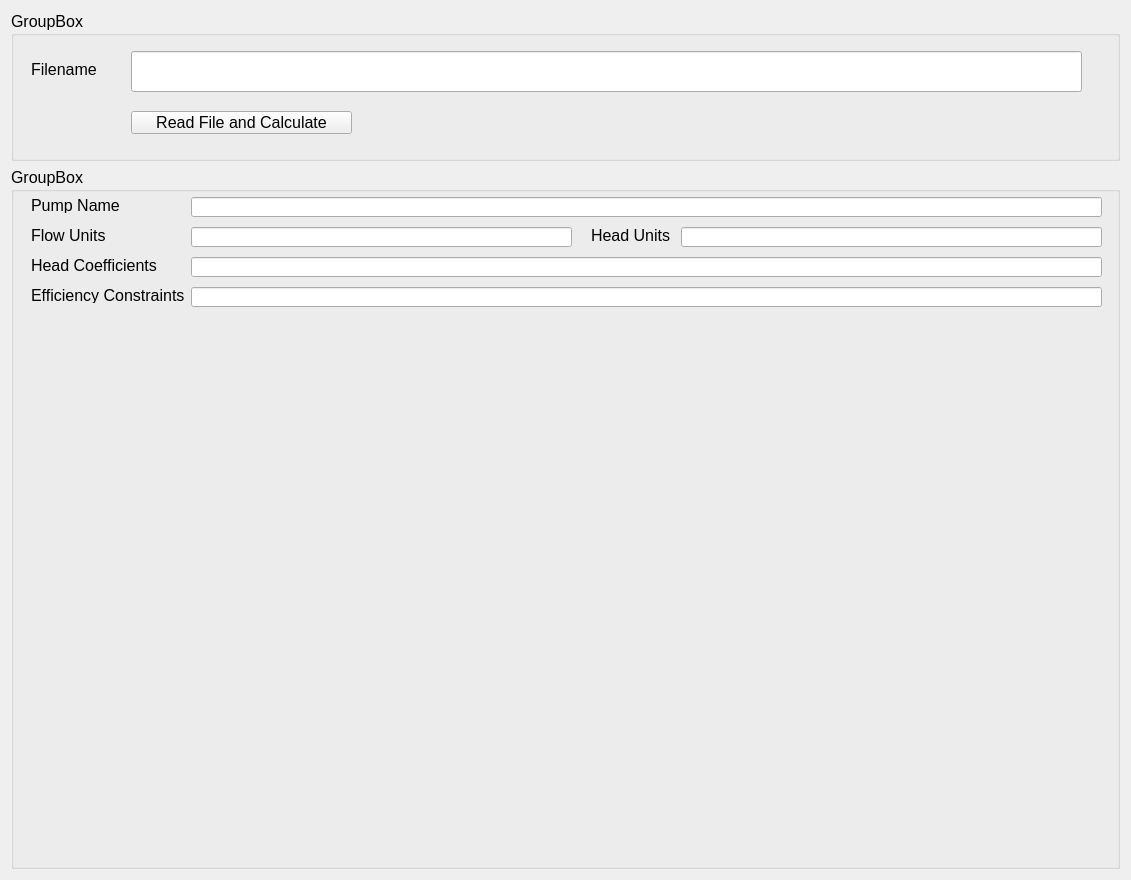
<?xml version="1.0" encoding="UTF-8"?>
<ui version="4.0">
 <class>Form</class>
 <widget class="QWidget" name="Form">
  <property name="geometry">
   <rect>
    <x>0</x>
    <y>0</y>
    <width>1131</width>
    <height>880</height>
   </rect>
  </property>
  <property name="font">
   <font>
    <pointsize>12</pointsize>
   </font>
  </property>
  <property name="mouseTracking">
   <bool>true</bool>
  </property>
  <property name="windowTitle">
   <string>Form</string>
  </property>
  <layout class="QHBoxLayout" name="horizontalLayout_3">
   <item>
    <layout class="QVBoxLayout" name="verticalLayout">
     <item>
      <widget class="QGroupBox" name="groupBox">
       <property name="enabled">
        <bool>true</bool>
       </property>
       <property name="sizePolicy">
        <sizepolicy hsizetype="Preferred" vsizetype="Preferred">
         <horstretch>0</horstretch>
         <verstretch>0</verstretch>
        </sizepolicy>
       </property>
       <property name="maximumSize">
        <size>
         <width>16777215</width>
         <height>150</height>
        </size>
       </property>
       <property name="title">
        <string>GroupBox</string>
       </property>
       <widget class="QLabel" name="label">
        <property name="geometry">
         <rect>
          <x>20</x>
          <y>50</y>
          <width>91</width>
          <height>16</height>
         </rect>
        </property>
        <property name="text">
         <string>Filename</string>
        </property>
       </widget>
       <widget class="QLineEdit" name="input_FileName">
        <property name="geometry">
         <rect>
          <x>120</x>
          <y>40</y>
          <width>951</width>
          <height>41</height>
         </rect>
        </property>
       </widget>
       <widget class="QPushButton" name="btn_Calculate">
        <property name="geometry">
         <rect>
          <x>120</x>
          <y>100</y>
          <width>221</width>
          <height>23</height>
         </rect>
        </property>
        <property name="text">
         <string>Read File and Calculate</string>
        </property>
       </widget>
      </widget>
     </item>
     <item>
      <widget class="QGroupBox" name="groupBox_2">
       <property name="sizePolicy">
        <sizepolicy hsizetype="Preferred" vsizetype="Preferred">
         <horstretch>0</horstretch>
         <verstretch>0</verstretch>
        </sizepolicy>
       </property>
       <property name="title">
        <string>GroupBox</string>
       </property>
       <widget class="QLabel" name="label_2">
        <property name="geometry">
         <rect>
          <x>20</x>
          <y>120</y>
          <width>161</width>
          <height>16</height>
         </rect>
        </property>
        <property name="text">
         <string>Efficiency Constraints</string>
        </property>
       </widget>
       <widget class="QLabel" name="label_3">
        <property name="geometry">
         <rect>
          <x>20</x>
          <y>30</y>
          <width>101</width>
          <height>16</height>
         </rect>
        </property>
        <property name="text">
         <string>Pump Name</string>
        </property>
       </widget>
       <widget class="QLabel" name="label_4">
        <property name="geometry">
         <rect>
          <x>20</x>
          <y>60</y>
          <width>81</width>
          <height>16</height>
         </rect>
        </property>
        <property name="text">
         <string>Flow Units</string>
        </property>
       </widget>
       <widget class="QLabel" name="label_5">
        <property name="geometry">
         <rect>
          <x>20</x>
          <y>90</y>
          <width>131</width>
          <height>16</height>
         </rect>
        </property>
        <property name="text">
         <string>Head Coefficients</string>
        </property>
       </widget>
       <widget class="QLabel" name="label_6">
        <property name="geometry">
         <rect>
          <x>580</x>
          <y>60</y>
          <width>91</width>
          <height>16</height>
         </rect>
        </property>
        <property name="text">
         <string>Head Units</string>
        </property>
       </widget>
       <widget class="QLineEdit" name="output_PumpName">
        <property name="geometry">
         <rect>
          <x>180</x>
          <y>30</y>
          <width>911</width>
          <height>20</height>
         </rect>
        </property>
       </widget>
       <widget class="QLineEdit" name="output_FlowUnits">
        <property name="geometry">
         <rect>
          <x>180</x>
          <y>60</y>
          <width>381</width>
          <height>20</height>
         </rect>
        </property>
       </widget>
       <widget class="QLineEdit" name="output_HeadCoefficients">
        <property name="geometry">
         <rect>
          <x>180</x>
          <y>90</y>
          <width>911</width>
          <height>20</height>
         </rect>
        </property>
       </widget>
       <widget class="QLineEdit" name="output_EfficiencyConstraints">
        <property name="geometry">
         <rect>
          <x>180</x>
          <y>120</y>
          <width>911</width>
          <height>20</height>
         </rect>
        </property>
       </widget>
       <widget class="QLineEdit" name="output_HeadUnits">
        <property name="geometry">
         <rect>
          <x>670</x>
          <y>60</y>
          <width>421</width>
          <height>20</height>
         </rect>
        </property>
       </widget>
       <widget class="QWidget" name="verticalLayoutWidget_2">
        <property name="geometry">
         <rect>
          <x>19</x>
          <y>149</y>
          <width>1071</width>
          <height>551</height>
         </rect>
        </property>
        <layout class="QVBoxLayout" name="graph_layout"/>
       </widget>
      </widget>
     </item>
    </layout>
   </item>
  </layout>
 </widget>
 <resources/>
 <connections/>
</ui>
